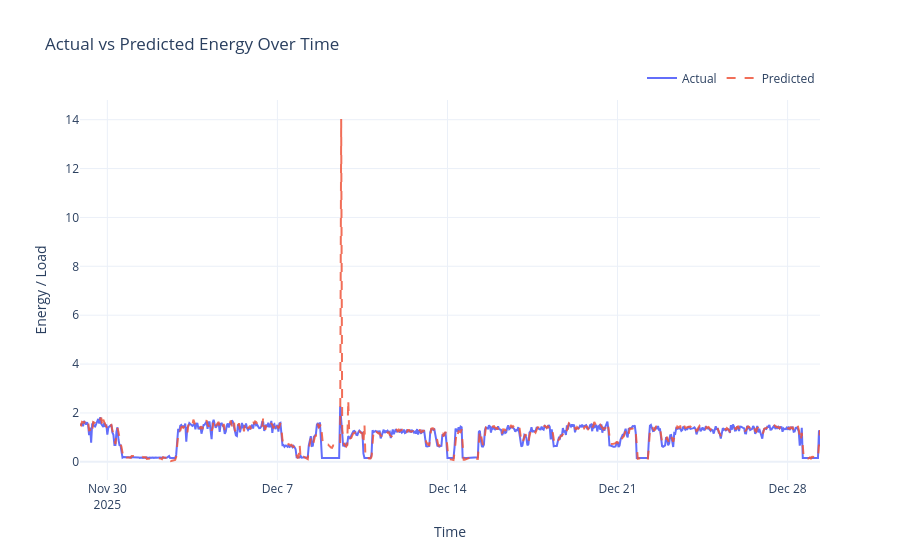

The notebook cell this image was saved under:
### Code cell
# Ensure data is aligned
ts_df = pd.DataFrame({
    "Actual": y_test,
    "Predicted": y_pred
}, index=y_test.index).sort_index()

# Create interactive figure
fig = go.Figure()

fig.add_trace(go.Scatter(
    x=ts_df.index,
    y=ts_df["Actual"],
    mode="lines",
    name="Actual",
    line=dict(width=2)
))

fig.add_trace(go.Scatter(
    x=ts_df.index,
    y=ts_df["Predicted"],
    mode="lines",
    name="Predicted",
    line=dict(width=2, dash="dash"),
    opacity=0.85
))

fig.update_layout(
    title="Actual vs Predicted Energy Over Time",
    xaxis_title="Time",
    yaxis_title="Energy / Load",
    hovermode="x unified",
    legend=dict(orientation="h", yanchor="bottom", y=1.02, xanchor="right", x=1),
    template="plotly_white"
)

fig.show()

### Figure 1 — Plotly figure (JSON) as saved in the notebook; plotly's stock layout.template omitted (floating-point values rounded to 4 significant figures; data arrays with more than 128 entries replaced by an {"elided": "..."} marker saying what was removed)
{"data": [{"line": {"width": 2}, "mode": "lines", "name": "Actual", "type": "scatter", "x": {"elided": "732 str values"}, "y": {"elided": "732 float values"}}, {"line": {"dash": "dash", "width": 2}, "mode": "lines", "name": "Predicted", "opacity": 0.85, "type": "scatter", "x": {"elided": "732 str values"}, "y": {"elided": "732 float values"}}], "layout": {"hovermode": "x unified", "legend": {"orientation": "h", "x": 1, "xanchor": "right", "y": 1.02, "yanchor": "bottom"}, "title": {"text": "Actual vs Predicted Energy Over Time"}, "xaxis": {"title": {"text": "Time"}}, "yaxis": {"title": {"text": "Energy / Load"}}}}
